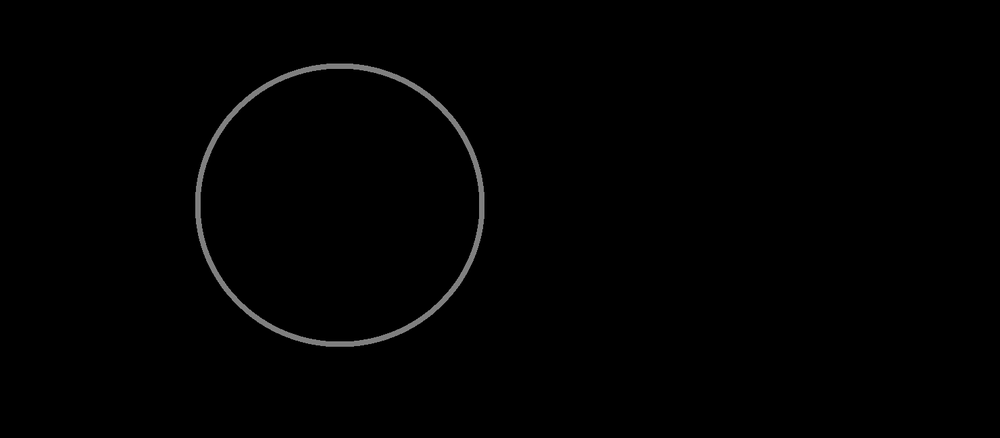
#> input picture Bitwise/a.png, 1000 x 438 px, shrunk from 1480 x 648 before the run
$ python Bitwise.py
#> lines starting #> are read from the running program, lines starting #| are printed output that depends on the picture
#-*- coding:utf-8 -*-
import cv2
import numpy as np

def main():
    # 入力画像を読み込み
    img1 = cv2.imread("a.png")
#> img1 is the input picture: shape (438, 1000, 3); min 0, max 144, mean 1.4
    img2 = cv2.imread("b.png")
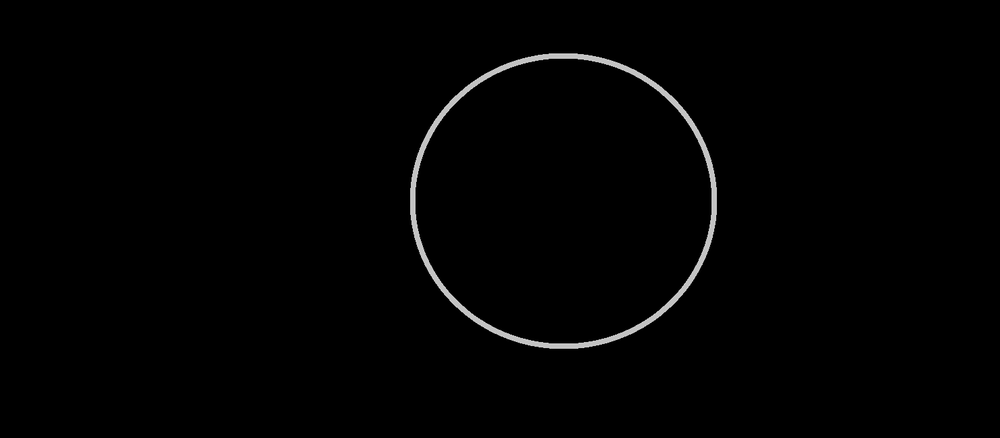
#> input picture Bitwise/b.png, 1000 x 438 px, shrunk from 1480 x 648 before the run
#> img2 is the input picture: shape (438, 1000, 3); min 0, max 222, mean 2.3

# -   -   -   -   四則演算    -   -   -   - #
    imgAdd = img1 + img2
    imgSub = img1 - img2
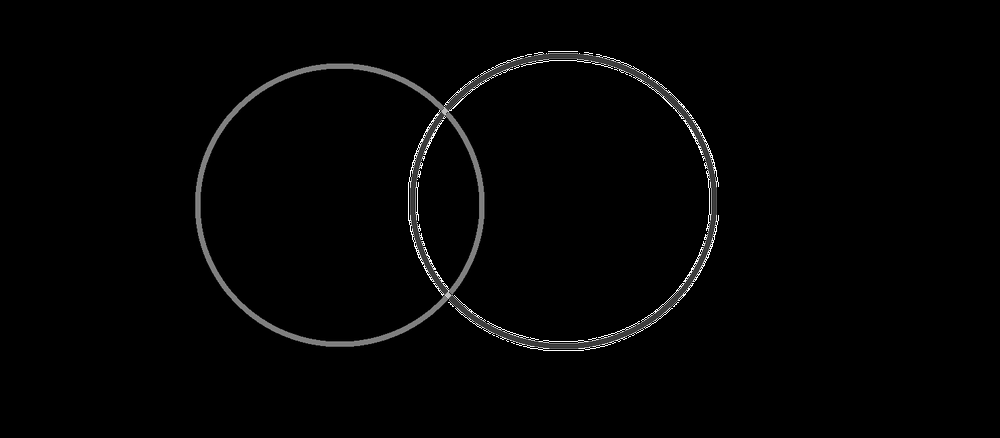
#> imgSub: shape (438, 1000, 3); min 0, max 255, mean 3.7
    imgmulti = img1 * img2
    # 計算できない
    # imgdiv = img1 / img2
    imgdiff = cv2.absdiff(img1, img2)

# -   -   -   -   bitwise    -   -   -   - #
    bitwiseAnd = cv2.bitwise_and(img1, img2)
    bitwiseNot = cv2.bitwise_not(img1)
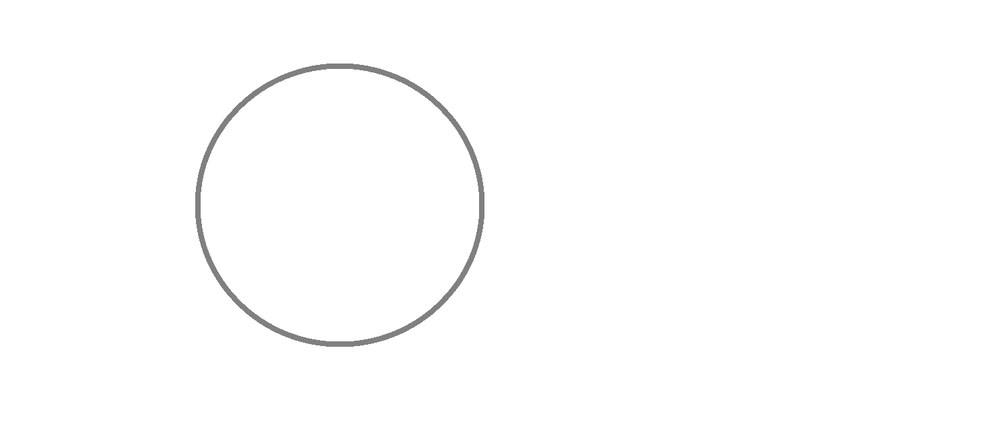
#> bitwiseNot: shape (438, 1000, 3); min 111, max 255, mean 253.6
    bitwiseXor = cv2.bitwise_xor(img1, img2)
    bitwiseOr = cv2.bitwise_or(img1, img2)

# -   -   -   -   出力    -   -   -   - #
    cv2.imwrite("imgAdd.jpg", imgAdd)
    cv2.imwrite("imgSub.jpg", imgSub)
    cv2.imwrite("imgmulti.jpg", imgmulti)
    # cv2.imwrite("imgdiv.jpg", imgdiv)
    cv2.imwrite("imgdiff.jpg", imgdiff)
#> (the run stopped early here; a loop or call above may not have finished)
